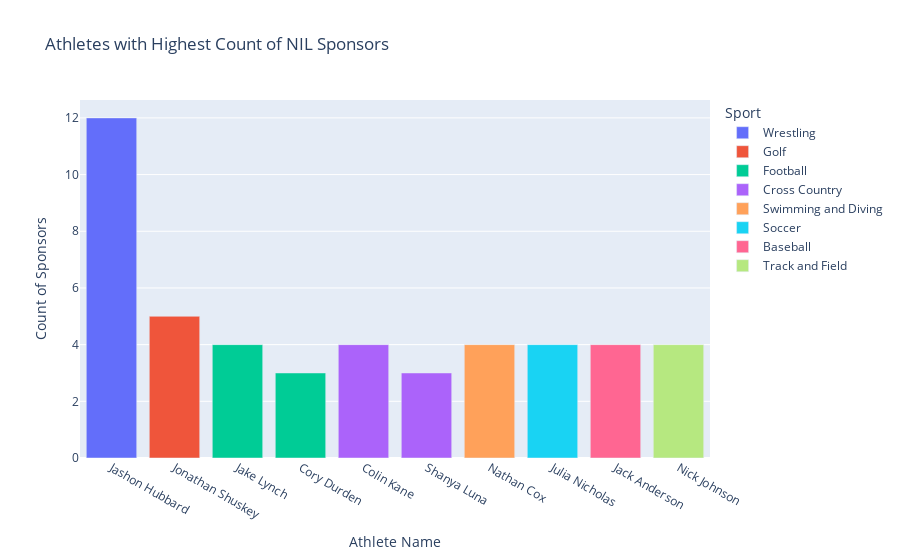

Notebook code for this chart:
### Markdown cell above
barchart sponsorships by sport

### Code cell
sponsors = df.groupby(['Name','Sport'], as_index=False)['Sponsor'].count()

sponsors = sponsors.sort_values(by='Sponsor', ascending=False)

sponsors_ct = sponsors[:10].sort_values(by='Sponsor', ascending=False)

fig1 = px.bar(sponsors_ct,x = 'Name', y = 'Sponsor', color='Sport',
      title="Athletes with Highest Count of NIL Sponsors",
                labels = {
                    'Name' : "Athlete Name",
                    'Sponsor': "Count of Sponsors"
                })
fig1.show()

### Figure 1 — Plotly figure (JSON) as saved in the notebook; plotly's stock layout.template omitted (floating-point values rounded to 4 significant figures)
{"data": [{"alignmentgroup": "True", "hovertemplate": "Sport=Wrestling<br>Athlete Name=%{x}<br>Count of Sponsors=%{y}<extra></extra>", "legendgroup": "Wrestling", "marker": {"color": "#636efa", "pattern": {"shape": ""}}, "name": "Wrestling", "offsetgroup": "Wrestling", "orientation": "v", "showlegend": true, "textposition": "auto", "type": "bar", "x": ["Jashon Hubbard"], "xaxis": "x", "y": [12], "yaxis": "y"}, {"alignmentgroup": "True", "hovertemplate": "Sport=Golf<br>Athlete Name=%{x}<br>Count of Sponsors=%{y}<extra></extra>", "legendgroup": "Golf", "marker": {"color": "#EF553B", "pattern": {"shape": ""}}, "name": "Golf", "offsetgroup": "Golf", "orientation": "v", "showlegend": true, "textposition": "auto", "type": "bar", "x": ["Jonathan Shuskey"], "xaxis": "x", "y": [5], "yaxis": "y"}, {"alignmentgroup": "True", "hovertemplate": "Sport=Football<br>Athlete Name=%{x}<br>Count of Sponsors=%{y}<extra></extra>", "legendgroup": "Football", "marker": {"color": "#00cc96", "pattern": {"shape": ""}}, "name": "Football", "offsetgroup": "Football", "orientation": "v", "showlegend": true, "textposition": "auto", "type": "bar", "x": ["Jake Lynch", "Cory Durden"], "xaxis": "x", "y": [4, 3], "yaxis": "y"}, {"alignmentgroup": "True", "hovertemplate": "Sport=Cross Country<br>Athlete Name=%{x}<br>Count of Sponsors=%{y}<extra></extra>", "legendgroup": "Cross Country", "marker": {"color": "#ab63fa", "pattern": {"shape": ""}}, "name": "Cross Country", "offsetgroup": "Cross Country", "orientation": "v", "showlegend": true, "textposition": "auto", "type": "bar", "x": ["Colin Kane", "Shanya Luna"], "xaxis": "x", "y": [4, 3], "yaxis": "y"}, {"alignmentgroup": "True", "hovertemplate": "Sport=Swimming and Diving<br>Athlete Name=%{x}<br>Count of Sponsors=%{y}<extra></extra>", "legendgroup": "Swimming and Diving", "marker": {"color": "#FFA15A", "pattern": {"shape": ""}}, "name": "Swimming and Diving", "offsetgroup": "Swimming and Diving", "orientation": "v", "showlegend": true, "textposition": "auto", "type": "bar", "x": ["Nathan Cox"], "xaxis": "x", "y": [4], "yaxis": "y"}, {"alignmentgroup": "True", "hovertemplate": "Sport=Soccer<br>Athlete Name=%{x}<br>Count of Sponsors=%{y}<extra></extra>", "legendgroup": "Soccer", "marker": {"color": "#19d3f3", "pattern": {"shape": ""}}, "name": "Soccer", "offsetgroup": "Soccer", "orientation": "v", "showlegend": true, "textposition": "auto", "type": "bar", "x": ["Julia Nicholas"], "xaxis": "x", "y": [4], "yaxis": "y"}, {"alignmentgroup": "True", "hovertemplate": "Sport=Baseball<br>Athlete Name=%{x}<br>Count of Sponsors=%{y}<extra></extra>", "legendgroup": "Baseball", "marker": {"color": "#FF6692", "pattern": {"shape": ""}}, "name": "Baseball", "offsetgroup": "Baseball", "orientation": "v", "showlegend": true, "textposition": "auto", "type": "bar", "x": ["Jack Anderson"], "xaxis": "x", "y": [4], "yaxis": "y"}, {"alignmentgroup": "True", "hovertemplate": "Sport=Track and Field<br>Athlete Name=%{x}<br>Count of Sponsors=%{y}<extra></extra>", "legendgroup": "Track and Field", "marker": {"color": "#B6E880", "pattern": {"shape": ""}}, "name": "Track and Field", "offsetgroup": "Track and Field", "orientation": "v", "showlegend": true, "textposition": "auto", "type": "bar", "x": ["Nick Johnson"], "xaxis": "x", "y": [4], "yaxis": "y"}], "layout": {"autosize": true, "barmode": "relative", "legend": {"title": {"text": "Sport"}, "tracegroupgap": 0}, "title": {"text": "Athletes with Highest Count of NIL Sponsors"}, "xaxis": {"anchor": "y", "autorange": true, "domain": [0, 1], "range": [-0.5, 9.5], "title": {"text": "Athlete Name"}, "type": "category"}, "yaxis": {"anchor": "x", "autorange": true, "domain": [0, 1], "range": [0, 12.63], "title": {"text": "Count of Sponsors"}, "type": "linear"}}}
